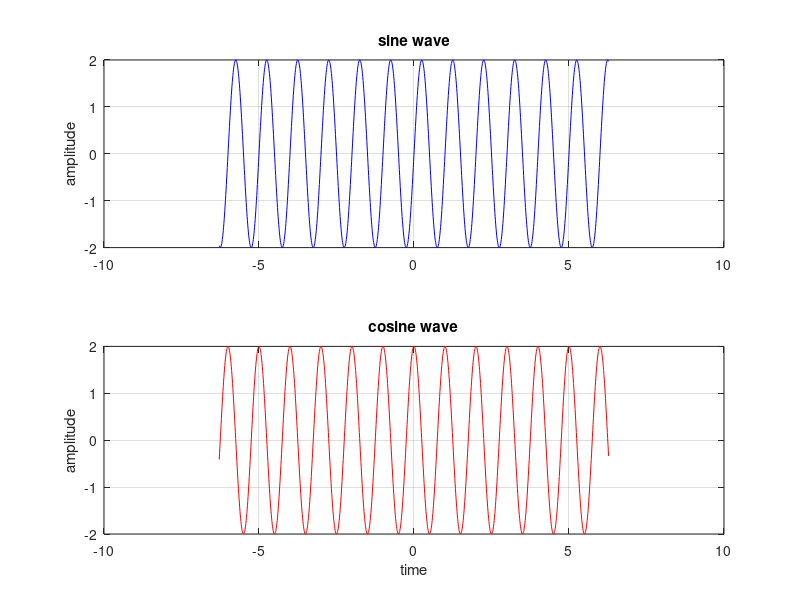
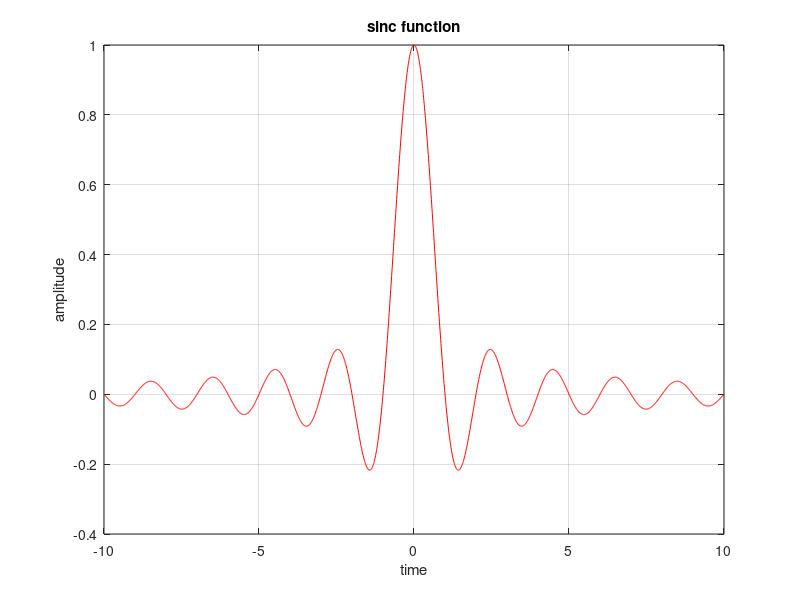
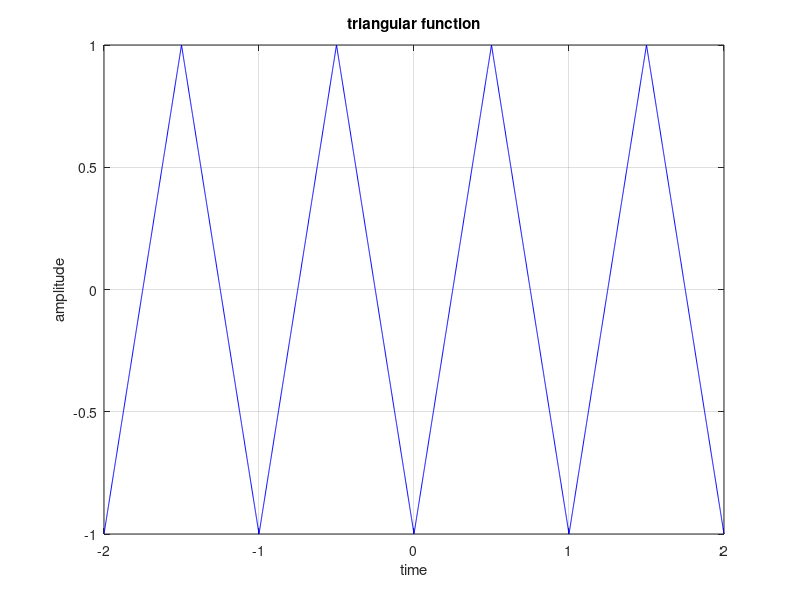
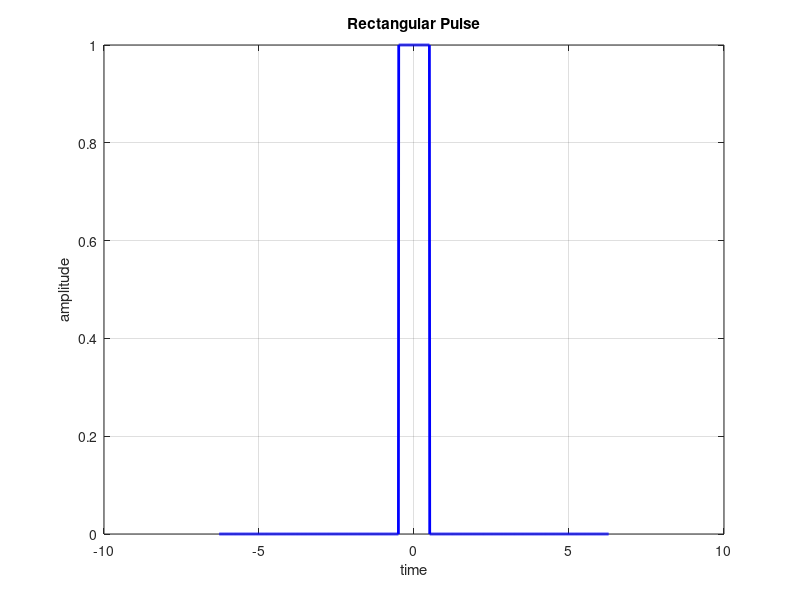

MATLAB code to generate these figures, in order:
clc;
clear;
close all;

% 1. Sine and Cosine Waves
t = -2*pi:0.01:2*pi;    % -2pi to 2 pi with increment of 0.01
A = 2;                  % amplitude
f = 1;                  % frequency(hz)
x1 = A*sin(2*pi*f*t);
x2 = A*cos(2*pi*f*t);

figure(1);
subplot(2,1,1);
plot(t, x1, 'b');       
ylabel('amplitude');
title('sine wave');
grid on;

subplot(2,1,2);
plot(t, x2, 'r');
xlabel('time');
ylabel('amplitude');
title('cosine wave');
grid on;

% 2. Sinc Function
figure(2);             
t1 = -10:0.01:10;
x3 = sin(pi*t1)./(pi*t1); 
x3(t1==0) = 1;          
plot(t1, x3, 'r');
xlabel('time');
ylabel('amplitude');
title('sinc function');
grid on;

% 3. Triangular Waveform
figure(3);
t2 = -2:0.001:2;        
x4 = 2*abs(2*(t2-floor(t2+0.5))) - 1;
plot(t2, x4, 'b');
xlabel('time');
ylabel('amplitude');
title('triangular function');
grid on;

% 4. Rectangular Pulse
figure(4);
t3 = -2*pi:0.01:2*pi;   
x5 = double(abs(t3) <= 0.5); 
plot(t3, x5, 'b', 'LineWidth', 2);
xlabel('time');
ylabel('amplitude');
title('Rectangular Pulse'); 
grid on;

% 5. Sawtooth Waveform
figure(5);
t4 = -2:0.001:2;        
x6 = 2*(t4-floor(t4+0.5)); 
plot(t4, x6, 'r');
xlabel('time');
ylabel('amplitude');
title('sawtooth function');
grid on;

% 6. Decaying Exponential
figure(6);
t5 = 0:0.001:5;
a = -1;                 
x7 = exp(a*t5);         
plot(t5, x7, 'b');
xlabel('time');
ylabel('amplitude');
title('decaying exponential function');
grid on;

% 7. Increasing Exponential
figure(7);
t6 = 0:0.001:5;
a = 1.5;                
x8 = exp(a*t6);        
plot(t6, x8, 'r');
xlabel('time');
ylabel('amplitude');
title('increasing exponential function');
grid on;
